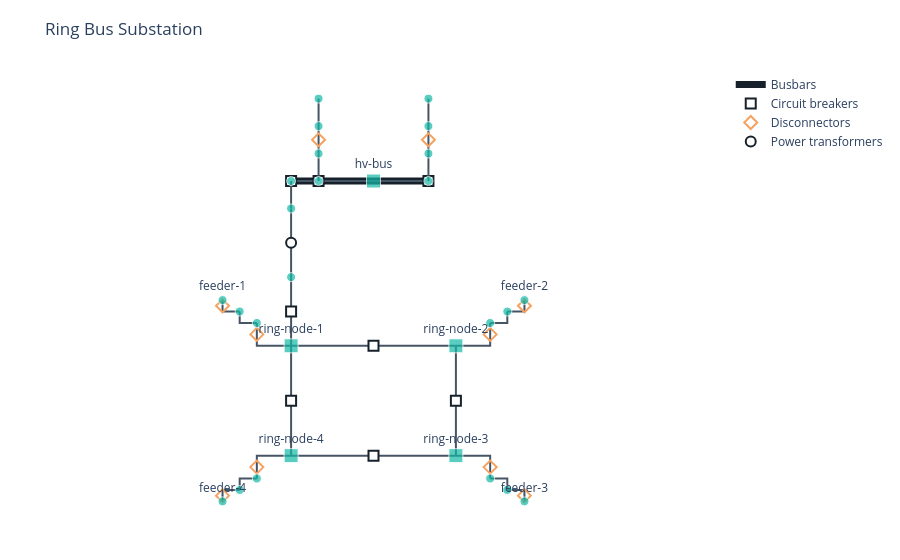

Source (notebook cell):
### Markdown cell above
### Ring Bus

The breakers form a ring, with circuits connected between adjacent breakers so that a single breaker can be isolated without interrupting every circuit.

### Code cell
from IPython.display import display
from gdm.systems.substation import build_reference_design

system = build_reference_design('ring_bus')
display(system.plot_schematic(show=False))

### Figure 1 — Plotly figure (JSON) as saved in the notebook; plotly's stock layout.template omitted (floating-point values rounded to 4 significant figures)
{"data": [{"hovertemplate": "<b>hv-bus</b><br>Busbar<extra></extra>", "line": {"color": "#17212b", "width": 7}, "mode": "lines", "name": "Busbars", "showlegend": true, "type": "scatter", "x": [-3, 2], "y": [8, 8]}, {"hoverinfo": "skip", "line": {"color": "#465563", "width": 2}, "mode": "lines", "name": "Connections - CircuitBreaker", "showlegend": false, "type": "scatter", "x": [-3, 3, null, -3, -3, null, -3, -3, -3, null, 3, 3, null, 3, -3, null, 0, -2, -2, null, 0, 2, 2, null, 0, -3, -3, null], "y": [2, 2, null, 2, -2, null, 2, 2, 4.5, null, 2, -2, null, -2, -2, null, 8, 8, 8, null, 8, 8, 8, null, 8, 8, 8, null]}, {"hoverinfo": "text", "hovertext": ["<b>ring-breaker-1</b><br>CircuitBreaker", "<b>ring-breaker-4</b><br>CircuitBreaker", "<b>transformer-1-lv-breaker</b><br>CircuitBreaker", "<b>ring-breaker-2</b><br>CircuitBreaker", "<b>ring-breaker-3</b><br>CircuitBreaker", "<b>incoming-line-1-breaker</b><br>CircuitBreaker", "<b>incoming-line-2-breaker</b><br>CircuitBreaker", "<b>transformer-1-hv-breaker</b><br>CircuitBreaker"], "marker": {"color": "white", "line": {"color": "#17212b", "width": 2}, "size": 10, "symbol": "square"}, "mode": "markers", "name": "Circuit breakers", "type": "scatter", "x": [0, -3, -3, 3, 0, -2, 2, -3], "y": [2, 0, 3.25, 0, -2, 8, 8, 8]}, {"hoverinfo": "skip", "line": {"color": "#465563", "width": 2}, "mode": "lines", "name": "Connections - Disconnector", "showlegend": false, "type": "scatter", "x": [-3, -4.248, -4.248, null, 3, 4.248, 4.248, null, 3, 4.248, 4.248, null, -3, -4.248, -4.248, null, -2, -2, null, 2, 2, null, -4.872, -5.496, -5.496, null, 4.872, 5.496, 5.496, null, 4.872, 5.496, 5.496, null, -4.872, -5.496, -5.496, null], "y": [2, 2, 2.832, null, 2, 2, 2.832, null, -2, -2, -2.832, null, -2, -2, -2.832, null, 10, 9, null, 10, 9, null, 3.248, 3.248, 3.664, null, 3.248, 3.248, 3.664, null, -3.248, -3.248, -3.664, null, -3.248, -3.248, -3.664, null]}, {"hoverinfo": "text", "hovertext": ["<b>feeder-1-disconnector</b><br>Disconnector", "<b>feeder-2-disconnector</b><br>Disconnector", "<b>feeder-3-disconnector</b><br>Disconnector", "<b>feeder-4-disconnector</b><br>Disconnector", "<b>incoming-line-1-isolator</b><br>Disconnector", "<b>incoming-line-2-isolator</b><br>Disconnector", "<b>feeder-1-line-disconnector</b><br>Disconnector", "<b>feeder-2-line-disconnector</b><br>Disconnector", "<b>feeder-3-line-disconnector</b><br>Disconnector", "<b>feeder-4-line-disconnector</b><br>Disconnector"], "marker": {"color": "#f4a261", "line": {"color": "#17212b", "width": 2}, "size": 10, "symbol": "diamond-open"}, "mode": "markers", "name": "Disconnectors", "type": "scatter", "x": [-4.248, 4.248, 4.248, -4.248, -2, 2, -5.496, 5.496, 5.496, -5.496], "y": [2.416, 2.416, -2.416, -2.416, 9.5, 9.5, 3.456, 3.456, -3.456, -3.456]}, {"hoverinfo": "skip", "line": {"color": "#465563", "width": 2}, "mode": "lines", "name": "Connections - InstrumentTransformer", "showlegend": false, "type": "scatter", "x": [-4.248, -4.872, -4.872, null, 4.248, 4.872, 4.872, null, 4.248, 4.872, 4.872, null, -4.248, -4.872, -4.872, null, -2, -2, null, 2, 2, null, -3, -3, null], "y": [2.832, 2.832, 3.248, null, 2.832, 2.832, 3.248, null, -2.832, -2.832, -3.248, null, -2.832, -2.832, -3.248, null, 9, 8, null, 9, 8, null, 8, 7, null]}, {"hoverinfo": "skip", "line": {"color": "#465563", "width": 2}, "mode": "lines", "name": "Connections - LineTrap", "showlegend": false, "type": "scatter", "x": [-2, -2, null, 2, 2, null], "y": [11, 10, null, 11, 10, null]}, {"hoverinfo": "skip", "line": {"color": "#465563", "width": 2}, "mode": "lines", "name": "Connections - PowerTransformer", "showlegend": false, "type": "scatter", "x": [-3, -3, null], "y": [7, 4.5, null]}, {"hoverinfo": "text", "hovertext": ["<b>transformer-1</b><br>PowerTransformer"], "marker": {"color": "white", "line": {"color": "#17212b", "width": 2}, "size": 10, "symbol": "circle"}, "mode": "markers", "name": "Power transformers", "type": "scatter", "x": [-3], "y": [5.75]}, {"hoverinfo": "text", "hovertext": ["<b>ring-node-1</b><br>busbar<br>A,B,C<br>12.47 kV", "<b>ring-node-2</b><br>busbar<br>A,B,C<br>12.47 kV", "<b>ring-node-3</b><br>busbar<br>A,B,C<br>12.47 kV", "<b>ring-node-4</b><br>busbar<br>A,B,C<br>12.47 kV", "<b>feeder-1-node</b><br>junction<br>A,B,C<br>12.47 kV", "<b>feeder-2-node</b><br>junction<br>A,B,C<br>12.47 kV", "<b>feeder-3-node</b><br>junction<br>A,B,C<br>12.47 kV", "<b>feeder-4-node</b><br>junction<br>A,B,C<br>12.47 kV", "<b>hv-bus</b><br>busbar<br>A,B,C<br>69.0 kV", "<b>incoming-line-1-line-node</b><br>junction<br>A,B,C<br>69.0 kV", "<b>incoming-line-1-trap-node</b><br>junction<br>A,B,C<br>69.0 kV", "<b>incoming-line-1-isolator-node</b><br>junction<br>A,B,C<br>69.0 kV", "<b>incoming-line-1-ct-node</b><br>junction<br>A,B,C<br>69.0 kV", "<b>incoming-line-2-line-node</b><br>junction<br>A,B,C<br>69.0 kV", "<b>incoming-line-2-trap-node</b><br>junction<br>A,B,C<br>69.0 kV", "<b>incoming-line-2-isolator-node</b><br>junction<br>A,B,C<br>69.0 kV", "<b>incoming-line-2-ct-node</b><br>junction<br>A,B,C<br>69.0 kV", "<b>transformer-1-hv-node</b><br>junction<br>A,B,C<br>69.0 kV", "<b>transformer-1-hv-winding-node</b><br>junction<br>A,B,C<br>69.0 kV", "<b>transformer-1-lv-winding-node</b><br>junction<br>A,B,C<br>12.47 kV", "<b>feeder-1-ct-node</b><br>junction<br>A,B,C<br>12.47 kV", "<b>feeder-1-line-node</b><br>junction<br>A,B,C<br>12.47 kV", "<b>feeder-2-ct-node</b><br>junction<br>A,B,C<br>12.47 kV", "<b>feeder-2-line-node</b><br>junction<br>A,B,C<br>12.47 kV", "<b>feeder-3-ct-node</b><br>junction<br>A,B,C<br>12.47 kV", "<b>feeder-3-line-node</b><br>junction<br>A,B,C<br>12.47 kV", "<b>feeder-4-ct-node</b><br>junction<br>A,B,C<br>12.47 kV", "<b>feeder-4-line-node</b><br>junction<br>A,B,C<br>12.47 kV"], "marker": {"color": "#14b8a6", "line": {"color": "white", "width": 1}, "size": [14, 14, 14, 14, 9, 9, 9, 9, 14, 9, 9, 9, 9, 9, 9, 9, 9, 9, 9, 9, 9, 9, 9, 9, 9, 9, 9, 9], "symbol": ["square", "square", "square", "square", "circle", "circle", "circle", "circle", "square", "circle", "circle", "circle", "circle", "circle", "circle", "circle", "circle", "circle", "circle", "circle", "circle", "circle", "circle", "circle", "circle", "circle", "circle", "circle"]}, "mode": "markers+text", "name": "Busbar sections", "showlegend": false, "text": ["ring-node-1", "ring-node-2", "ring-node-3", "ring-node-4", "", "", "", "", "hv-bus", "", "", "", "", "", "", "", "", "", "", "", "", "feeder-1", "", "feeder-2", "", "feeder-3", "", "feeder-4"], "textposition": "top center", "type": "scatter", "x": [-3.0, 3.0, 3.0, -3.0, -4.248, 4.248, 4.248, -4.248, 0.0, -2.0, -2.0, -2.0, -2.0, 2.0, 2.0, 2.0, 2.0, -3.0, -3.0, -3.0, -4.872, -5.496, 4.872, 5.496, 4.872, 5.496, -4.872, -5.496], "y": [2.0, 2.0, -2.0, -2.0, 2.832, 2.832, -2.832, -2.832, 8.0, 11.0, 10.0, 9.0, 8.0, 11.0, 10.0, 9.0, 8.0, 8.0, 7.0, 4.5, 3.248, 3.664, 3.248, 3.664, -3.248, -3.664, -3.248, -3.664]}], "layout": {"margin": {"b": 30, "l": 30, "r": 30, "t": 70}, "paper_bgcolor": "white", "plot_bgcolor": "white", "showlegend": true, "title": {"text": "Ring Bus Substation"}, "xaxis": {"showgrid": false, "showticklabels": false, "visible": false, "zeroline": false}, "yaxis": {"scaleanchor": "x", "scaleratio": 1, "showgrid": false, "showticklabels": false, "visible": false, "zeroline": false}}}
